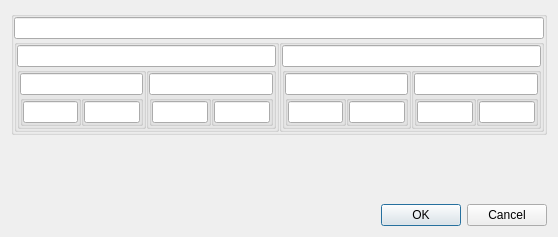
<?xml version="1.0" encoding="UTF-8"?>
<ui version="4.0">
 <class>DialogRegister64</class>
 <widget class="QDialog" name="DialogRegister64">
  <property name="windowModality">
   <enum>Qt::ApplicationModal</enum>
  </property>
  <property name="geometry">
   <rect>
    <x>0</x>
    <y>0</y>
    <width>558</width>
    <height>237</height>
   </rect>
  </property>
  <property name="windowTitle">
   <string>Register</string>
  </property>
  <property name="modal">
   <bool>true</bool>
  </property>
  <layout class="QVBoxLayout" name="verticalLayout_16">
   <item>
    <widget class="QGroupBox" name="groupBoxReg64">
     <property name="title">
      <string/>
     </property>
     <property name="alignment">
      <set>Qt::AlignCenter</set>
     </property>
     <layout class="QVBoxLayout" name="verticalLayout_15">
      <property name="spacing">
       <number>0</number>
      </property>
      <property name="leftMargin">
       <number>0</number>
      </property>
      <property name="topMargin">
       <number>0</number>
      </property>
      <property name="rightMargin">
       <number>0</number>
      </property>
      <property name="bottomMargin">
       <number>0</number>
      </property>
      <item>
       <widget class="XLineEditHEX" name="lineEditReg64"/>
      </item>
      <item>
       <layout class="QHBoxLayout" name="horizontalLayout_8">
        <property name="spacing">
         <number>0</number>
        </property>
        <item>
         <widget class="QGroupBox" name="groupBoxReg32_1">
          <property name="title">
           <string/>
          </property>
          <property name="alignment">
           <set>Qt::AlignCenter</set>
          </property>
          <layout class="QVBoxLayout" name="verticalLayout_2">
           <property name="spacing">
            <number>0</number>
           </property>
           <property name="leftMargin">
            <number>0</number>
           </property>
           <property name="topMargin">
            <number>0</number>
           </property>
           <property name="rightMargin">
            <number>0</number>
           </property>
           <property name="bottomMargin">
            <number>0</number>
           </property>
           <item>
            <widget class="XLineEditHEX" name="lineEditReg32_1"/>
           </item>
           <item>
            <layout class="QHBoxLayout" name="horizontalLayout_6">
             <property name="spacing">
              <number>0</number>
             </property>
             <item>
              <widget class="QGroupBox" name="groupBoxReg16_1">
               <property name="title">
                <string/>
               </property>
               <property name="alignment">
                <set>Qt::AlignCenter</set>
               </property>
               <layout class="QVBoxLayout" name="verticalLayout_4">
                <property name="spacing">
                 <number>0</number>
                </property>
                <property name="leftMargin">
                 <number>0</number>
                </property>
                <property name="topMargin">
                 <number>0</number>
                </property>
                <property name="rightMargin">
                 <number>0</number>
                </property>
                <property name="bottomMargin">
                 <number>0</number>
                </property>
                <item>
                 <widget class="XLineEditHEX" name="lineEditReg16_1"/>
                </item>
                <item>
                 <layout class="QHBoxLayout" name="horizontalLayout">
                  <property name="spacing">
                   <number>0</number>
                  </property>
                  <item>
                   <widget class="QGroupBox" name="groupBoxReg8_1">
                    <property name="title">
                     <string/>
                    </property>
                    <property name="alignment">
                     <set>Qt::AlignCenter</set>
                    </property>
                    <layout class="QVBoxLayout" name="verticalLayout_8">
                     <property name="spacing">
                      <number>0</number>
                     </property>
                     <property name="leftMargin">
                      <number>0</number>
                     </property>
                     <property name="topMargin">
                      <number>0</number>
                     </property>
                     <property name="rightMargin">
                      <number>0</number>
                     </property>
                     <property name="bottomMargin">
                      <number>0</number>
                     </property>
                     <item>
                      <widget class="XLineEditHEX" name="lineEditReg8_1"/>
                     </item>
                    </layout>
                   </widget>
                  </item>
                  <item>
                   <widget class="QGroupBox" name="groupBoxReg8_2">
                    <property name="title">
                     <string/>
                    </property>
                    <property name="alignment">
                     <set>Qt::AlignCenter</set>
                    </property>
                    <layout class="QVBoxLayout" name="verticalLayout_9">
                     <property name="spacing">
                      <number>0</number>
                     </property>
                     <property name="leftMargin">
                      <number>0</number>
                     </property>
                     <property name="topMargin">
                      <number>0</number>
                     </property>
                     <property name="rightMargin">
                      <number>0</number>
                     </property>
                     <property name="bottomMargin">
                      <number>0</number>
                     </property>
                     <item>
                      <widget class="XLineEditHEX" name="lineEditReg8_2"/>
                     </item>
                    </layout>
                   </widget>
                  </item>
                 </layout>
                </item>
               </layout>
              </widget>
             </item>
             <item>
              <widget class="QGroupBox" name="groupBoxReg16_2">
               <property name="title">
                <string/>
               </property>
               <property name="alignment">
                <set>Qt::AlignCenter</set>
               </property>
               <layout class="QVBoxLayout" name="verticalLayout_5">
                <property name="spacing">
                 <number>0</number>
                </property>
                <property name="leftMargin">
                 <number>0</number>
                </property>
                <property name="topMargin">
                 <number>0</number>
                </property>
                <property name="rightMargin">
                 <number>0</number>
                </property>
                <property name="bottomMargin">
                 <number>0</number>
                </property>
                <item>
                 <widget class="XLineEditHEX" name="lineEditReg16_2"/>
                </item>
                <item>
                 <layout class="QHBoxLayout" name="horizontalLayout_2">
                  <property name="spacing">
                   <number>0</number>
                  </property>
                  <item>
                   <widget class="QGroupBox" name="groupBoxReg8_3">
                    <property name="title">
                     <string/>
                    </property>
                    <property name="alignment">
                     <set>Qt::AlignCenter</set>
                    </property>
                    <layout class="QVBoxLayout" name="verticalLayout_10">
                     <property name="spacing">
                      <number>0</number>
                     </property>
                     <property name="leftMargin">
                      <number>0</number>
                     </property>
                     <property name="topMargin">
                      <number>0</number>
                     </property>
                     <property name="rightMargin">
                      <number>0</number>
                     </property>
                     <property name="bottomMargin">
                      <number>0</number>
                     </property>
                     <item>
                      <widget class="XLineEditHEX" name="lineEditReg8_3"/>
                     </item>
                    </layout>
                   </widget>
                  </item>
                  <item>
                   <widget class="QGroupBox" name="groupBoxReg8_4">
                    <property name="title">
                     <string/>
                    </property>
                    <property name="alignment">
                     <set>Qt::AlignCenter</set>
                    </property>
                    <layout class="QVBoxLayout" name="verticalLayout_11">
                     <property name="spacing">
                      <number>0</number>
                     </property>
                     <property name="leftMargin">
                      <number>0</number>
                     </property>
                     <property name="topMargin">
                      <number>0</number>
                     </property>
                     <property name="rightMargin">
                      <number>0</number>
                     </property>
                     <property name="bottomMargin">
                      <number>0</number>
                     </property>
                     <item>
                      <widget class="XLineEditHEX" name="lineEditReg8_4"/>
                     </item>
                    </layout>
                   </widget>
                  </item>
                 </layout>
                </item>
               </layout>
              </widget>
             </item>
            </layout>
           </item>
          </layout>
         </widget>
        </item>
        <item>
         <widget class="QGroupBox" name="groupBoxReg32_2">
          <property name="title">
           <string/>
          </property>
          <property name="alignment">
           <set>Qt::AlignCenter</set>
          </property>
          <layout class="QVBoxLayout" name="verticalLayout_3">
           <property name="spacing">
            <number>0</number>
           </property>
           <property name="leftMargin">
            <number>0</number>
           </property>
           <property name="topMargin">
            <number>0</number>
           </property>
           <property name="rightMargin">
            <number>0</number>
           </property>
           <property name="bottomMargin">
            <number>0</number>
           </property>
           <item>
            <widget class="XLineEditHEX" name="lineEditReg32_2"/>
           </item>
           <item>
            <layout class="QHBoxLayout" name="horizontalLayout_7">
             <property name="spacing">
              <number>0</number>
             </property>
             <item>
              <widget class="QGroupBox" name="groupBoxReg16_3">
               <property name="title">
                <string/>
               </property>
               <property name="alignment">
                <set>Qt::AlignCenter</set>
               </property>
               <layout class="QVBoxLayout" name="verticalLayout_6">
                <property name="spacing">
                 <number>0</number>
                </property>
                <property name="leftMargin">
                 <number>0</number>
                </property>
                <property name="topMargin">
                 <number>0</number>
                </property>
                <property name="rightMargin">
                 <number>0</number>
                </property>
                <property name="bottomMargin">
                 <number>0</number>
                </property>
                <item>
                 <widget class="XLineEditHEX" name="lineEditReg16_3"/>
                </item>
                <item>
                 <layout class="QHBoxLayout" name="horizontalLayout_3">
                  <property name="spacing">
                   <number>0</number>
                  </property>
                  <item>
                   <widget class="QGroupBox" name="groupBoxReg8_5">
                    <property name="title">
                     <string/>
                    </property>
                    <property name="alignment">
                     <set>Qt::AlignCenter</set>
                    </property>
                    <layout class="QVBoxLayout" name="verticalLayout_12">
                     <property name="spacing">
                      <number>0</number>
                     </property>
                     <property name="leftMargin">
                      <number>0</number>
                     </property>
                     <property name="topMargin">
                      <number>0</number>
                     </property>
                     <property name="rightMargin">
                      <number>0</number>
                     </property>
                     <property name="bottomMargin">
                      <number>0</number>
                     </property>
                     <item>
                      <widget class="XLineEditHEX" name="lineEditReg8_5"/>
                     </item>
                    </layout>
                   </widget>
                  </item>
                  <item>
                   <widget class="QGroupBox" name="groupBoxReg8_6">
                    <property name="title">
                     <string/>
                    </property>
                    <property name="alignment">
                     <set>Qt::AlignCenter</set>
                    </property>
                    <layout class="QVBoxLayout" name="verticalLayout_13">
                     <property name="spacing">
                      <number>0</number>
                     </property>
                     <property name="leftMargin">
                      <number>0</number>
                     </property>
                     <property name="topMargin">
                      <number>0</number>
                     </property>
                     <property name="rightMargin">
                      <number>0</number>
                     </property>
                     <property name="bottomMargin">
                      <number>0</number>
                     </property>
                     <item>
                      <widget class="XLineEditHEX" name="lineEditReg8_6"/>
                     </item>
                    </layout>
                   </widget>
                  </item>
                 </layout>
                </item>
               </layout>
              </widget>
             </item>
             <item>
              <widget class="QGroupBox" name="groupBoxReg16_4">
               <property name="title">
                <string/>
               </property>
               <property name="alignment">
                <set>Qt::AlignCenter</set>
               </property>
               <layout class="QVBoxLayout" name="verticalLayout_14">
                <property name="spacing">
                 <number>0</number>
                </property>
                <property name="leftMargin">
                 <number>0</number>
                </property>
                <property name="topMargin">
                 <number>0</number>
                </property>
                <property name="rightMargin">
                 <number>0</number>
                </property>
                <property name="bottomMargin">
                 <number>0</number>
                </property>
                <item>
                 <widget class="XLineEditHEX" name="lineEditReg16_4"/>
                </item>
                <item>
                 <layout class="QHBoxLayout" name="horizontalLayout_4">
                  <property name="spacing">
                   <number>0</number>
                  </property>
                  <item>
                   <widget class="QGroupBox" name="groupBoxReg8_7">
                    <property name="title">
                     <string/>
                    </property>
                    <property name="alignment">
                     <set>Qt::AlignCenter</set>
                    </property>
                    <layout class="QVBoxLayout" name="verticalLayout">
                     <property name="spacing">
                      <number>0</number>
                     </property>
                     <property name="leftMargin">
                      <number>0</number>
                     </property>
                     <property name="topMargin">
                      <number>0</number>
                     </property>
                     <property name="rightMargin">
                      <number>0</number>
                     </property>
                     <property name="bottomMargin">
                      <number>0</number>
                     </property>
                     <item>
                      <widget class="XLineEditHEX" name="lineEditReg8_7"/>
                     </item>
                    </layout>
                   </widget>
                  </item>
                  <item>
                   <widget class="QGroupBox" name="groupBoxReg8_8">
                    <property name="title">
                     <string/>
                    </property>
                    <property name="alignment">
                     <set>Qt::AlignCenter</set>
                    </property>
                    <layout class="QVBoxLayout" name="verticalLayout_7">
                     <property name="spacing">
                      <number>0</number>
                     </property>
                     <property name="leftMargin">
                      <number>0</number>
                     </property>
                     <property name="topMargin">
                      <number>0</number>
                     </property>
                     <property name="rightMargin">
                      <number>0</number>
                     </property>
                     <property name="bottomMargin">
                      <number>0</number>
                     </property>
                     <item>
                      <widget class="XLineEditHEX" name="lineEditReg8_8"/>
                     </item>
                    </layout>
                   </widget>
                  </item>
                 </layout>
                </item>
               </layout>
              </widget>
             </item>
            </layout>
           </item>
          </layout>
         </widget>
        </item>
       </layout>
      </item>
     </layout>
    </widget>
   </item>
   <item>
    <spacer name="verticalSpacer">
     <property name="orientation">
      <enum>Qt::Vertical</enum>
     </property>
     <property name="sizeHint" stdset="0">
      <size>
       <width>20</width>
       <height>76</height>
      </size>
     </property>
    </spacer>
   </item>
   <item>
    <layout class="QHBoxLayout" name="horizontalLayout_5">
     <item>
      <spacer name="horizontalSpacer">
       <property name="orientation">
        <enum>Qt::Horizontal</enum>
       </property>
       <property name="sizeHint" stdset="0">
        <size>
         <width>40</width>
         <height>20</height>
        </size>
       </property>
      </spacer>
     </item>
     <item>
      <widget class="QPushButton" name="pushButtonOK">
       <property name="text">
        <string>OK</string>
       </property>
      </widget>
     </item>
     <item>
      <widget class="QPushButton" name="pushButtonCancel">
       <property name="text">
        <string>Cancel</string>
       </property>
      </widget>
     </item>
    </layout>
   </item>
  </layout>
 </widget>
 <customwidgets>
  <customwidget>
   <class>XLineEditHEX</class>
   <extends>QLineEdit</extends>
   <header>xlineedithex.h</header>
  </customwidget>
 </customwidgets>
 <resources/>
 <connections/>
</ui>
